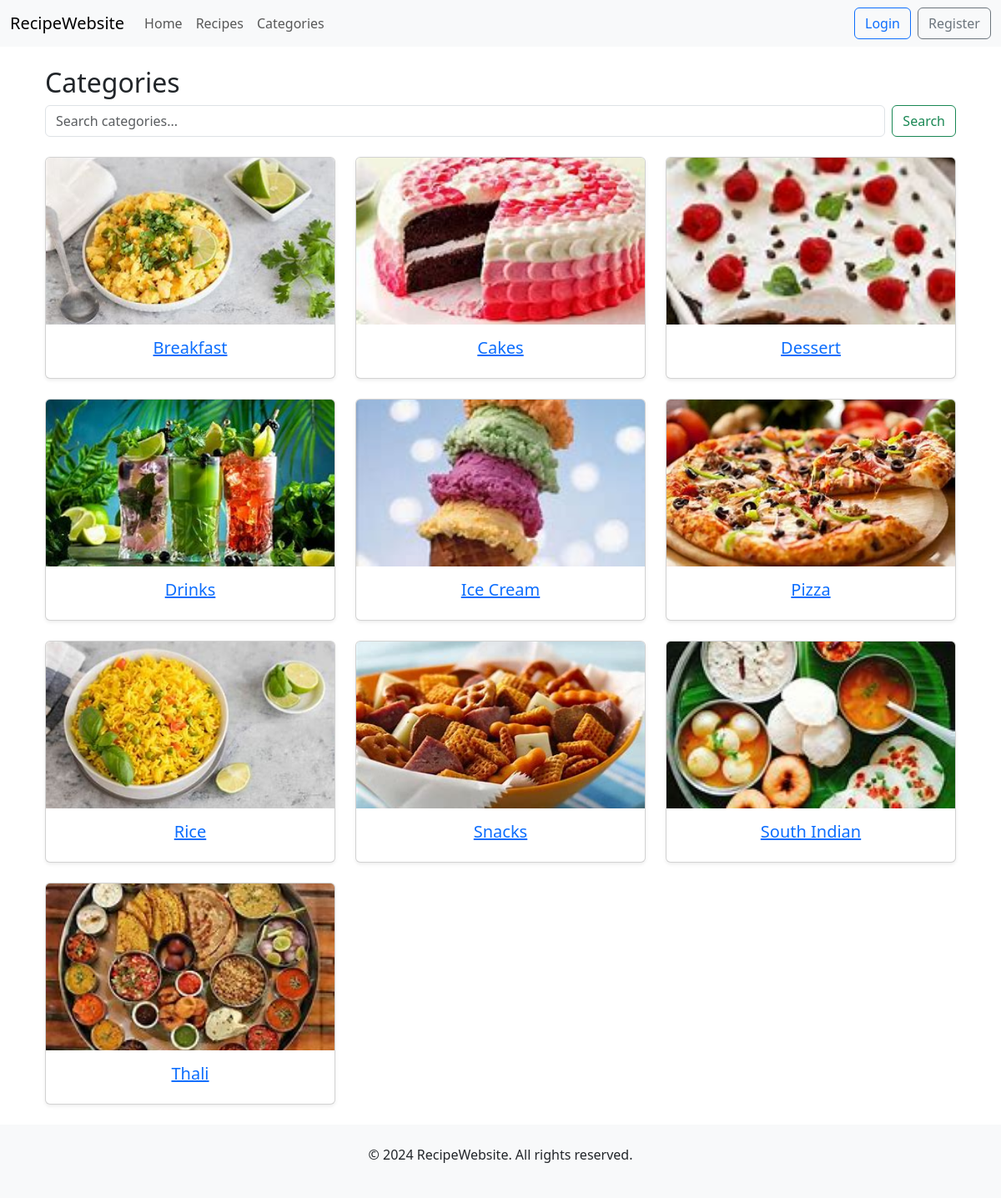
The app's page /recipes/categories/ with its own data.
### recipes/models.py (models this page shows, shortened)
class Category(models.Model):
    name = models.CharField(max_length=100)
    category_image = models.ImageField(upload_to='category/',default='category/default.jpg')
    class Meta:
        verbose_name_plural = 'Categories'
        ordering = ['name']

### recipes/views.py (the view)
# urls.py: path('categories/', list_categories, name='list_categories'),
def list_categories(request):
    search_query = request.GET.get('search')
    if search_query:
        categories = Category.objects.filter(name__icontains=search_query)
    else:
        categories= Category.objects.all()
    return render(request, 'recipes/categories.html', {'categories': categories, 'title':'Category', 'search_query': search_query})

### templates/recipes/categories.html
{% extends 'base.html' %}
{% block start %}
<div class="container mt-4">
    <h2>Categories</h2>
    <form class="d-flex mb-4" method="GET" action="{% url 'list_categories' %}">
        <input class="form-control me-2" type="search" placeholder="Search categories..." name="search" >
        <button class="btn btn-outline-success" type="submit">Search</button>
    </form>
    {% if categories %}
        <div class="row">
            {% for category in categories %}
                <div class="col-md-4">
                    <div class="card mb-4 shadow-sm">
                        <a href="{% url 'category_recipes' category.id %}">
                        <img src="{{ category.category_image.url }}" class="card-img-top" alt="{{ category.name }}" style="height: 200px; object-fit: cover;">
                        <div class="card-body">
                            <h5 class="card-title text-center">{{ category.name }}</h5>
                        </div>
                    </a>
                    </div>
                </div>
            {% endfor %}
        </div>
    {% else %}
        <p class="text-center">No categories match your search.</p>
    {% endif %}
</div>
{% endblock %}

### records on screen
Category: category_image (picture), name "Breakfast"
Category: category_image (picture), name "Cakes"
Category: category_image (picture), name "Dessert"
Category: category_image (picture), name "Drinks"
Category: category_image (picture), name "Ice Cream"
Category: category_image (picture), name "Pizza"
Category: category_image (picture), name "Rice"
Category: category_image (picture), name "Snacks"
Category: category_image (picture), name "South Indian"
Category: category_image (picture), name "Thali"
